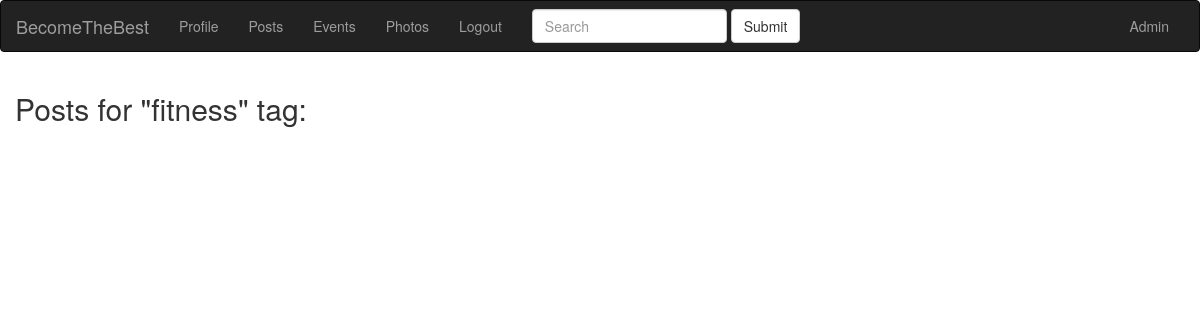
/post/tag/fitness (signed in), run on an earlier commit of the app's database.
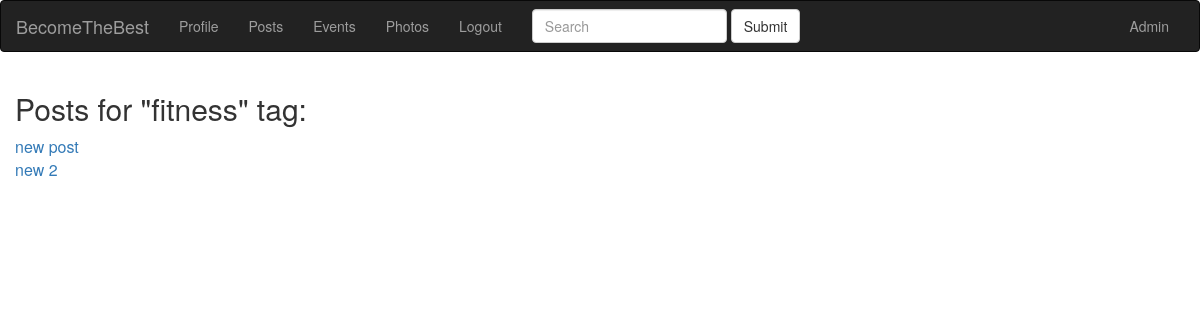
And on a later commit of the database.
### app/models.py (models this page shows, shortened)
class Tag(db.Model):
    id = db.Column(db.Integer, primary_key=True)
    name = db.Column(db.String(100), unique=True)
    slug = db.Column(db.String(100))

class Post(db.Model):
    id = db.Column(db.Integer, primary_key=True)
    title = db.Column(db.String(140))
    slug = db.Column(db.String(140), unique=True)
    body = db.Column(db.Text)
    created = db.Column(db.DateTime, index=True, default=datetime.utcnow)
    user_id = db.Column(db.Integer, db.ForeignKey('user.id'))
    tags = db.relationship(
        'Tag', secondary=post_tags, backref=db.backref('posts_tags', lazy='dynamic'))

### app/blueprints/posts/blueprint.py (the view)
@posts.route('/tag/<slug>')
@login_required
def tag_detail(slug):
    tag = Tag.query.filter(Tag.slug==slug).first()
    posts = tag.posts_tags.all()
    return render_template('posts/tag_detail.html', tag=tag, posts=posts)

### app/models.py (called while the page is built)
@login.user_loader
def load_user(id):
    return User.query.get(int(id))

### app/view.py (called while the page is built)
@app.before_request
def before_request():
    if current_user.is_authenticated:
        current_user.last_seen = datetime.utcnow()
        db.session.commit()

### app/blueprints/posts/templates/posts/tag_detail.html (shortened to what this page needs)
{% extends 'base.html' %} {% block title %} {{ tag.name }} posts {% endblock %} {% block content_title %} Posts for "{{ tag.name }}" tag: {% endblock %} {% block content %} {% for post in posts %}
<div class="post">
    <a href="{{ url_for('posts.post_detail', slug=post.slug) }}">{{ post.title }}</a>
</div>
{% endfor %}
{% endblock %}

### app/templates/base.html (shortened to what this page needs)
<html>
<head>
    <link rel="stylesheet" href="https://stackpath.bootstrapcdn.com/bootstrap/3.4.1/css/bootstrap.min.css">
</head>
<body onload="GetMap();">
    <nav class="navbar navbar-inverse">
        <div class="container-fluid">
            <div class="navbar-header">
                <a class="navbar-brand" href="{{url_for('index')}}">BecomeTheBest</a>
            </div>
            <div class="collapse navbar-collapse" id="bs-example-navbar-collapse-1">
                <ul class="nav navbar-nav">
                    {% if current_user.is_anonymous %}
                    <li class="nav-item active ">
                        <a href="{{ url_for( 'login') }} ">Login</a>
                    </li>
                    <li class="nav-item ">
                        <a class="nav-link " href="{{ url_for( 'register') }} ">Click to register</a>
                    </li>
                    {% else %}
                    <li class="nav-item "><a href="{{ url_for('user', username=current_user.username)}}">Profile</a></li>
                    <li class="nav-item "><a href="{{ url_for('posts.index')}}">Posts</a></li>
                    <li class="nav-item "><a href="{{ url_for('events.index')}}">Events</a></li>
                    <li class="nav-item "><a href="{{ url_for('photos.index')}}">Photos</a></li>
                    <li class="nav-item "><a class="nav-link " href="{{ url_for( 'logout') }} ">Logout</a></li>
                    {% endif %}
                </ul>
                <form class="navbar-form navbar-left">
                    <div class="form-group">
                        <input type="text" class="form-control" placeholder="Search">
                    </div>
                    <button type="submit" class="btn btn-default">Submit</button>
                </form>
                <ul class="nav navbar-nav navbar-right">
                    <li>
                        {% if current_user.name==admin %}
                        <a href="/admin">Admin</a> {% endif %}
                    </li>
                </ul>
            </div>
        </div>
    </nav>
    <div class="container">
        <div class="row">
            <table>
                <tr>
                    <td>
                        <h2>
                            {% block content_title %} {% endblock %}
                        </h2>
                        {% block content %} {% endblock %}
                    </td>
                    <td valign="top">
                        <div id="OSMap" style="position:absolute; width:900px; height:500px;"></div>
                    </td>
                </tr>
            </table>
        </div>
    </div>
</body>
</html>

What changed in the data, as far as the page shows it:
added Post: title "new post"
added Post: title "new 2"
